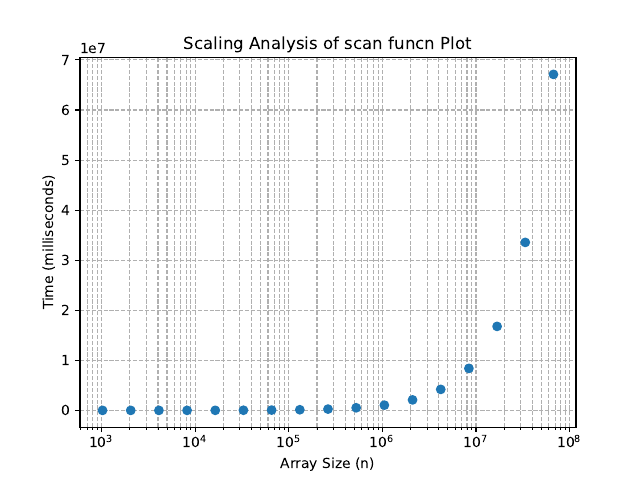

This chart was generated by the following Python code:
import matplotlib.pyplot as plt
from matplotlib.backends.backend_pdf import PdfPages

xticks = []
times = []

with open("task1.out") as f:
    for line in f:
        if "Running with n" in line:
            parts = line.split("=") #taking n value from lines
            if len(parts) >= 2:
                n_value = int(parts[-1].strip())  
                xticks.append(n_value)
        else:
            try:
                times.append(float(line.strip()))  
            except ValueError:
                pass  


if len(xticks) > len(times):
    xticks = xticks[:len(times)] 

with PdfPages("task1.pdf") as pdf:
    plt.plot(xticks, times, "o")
    plt.xlabel("Array Size (n)")
    plt.ylabel("Time (milliseconds)")
    plt.title("Scaling Analysis of scan funcn Plot")
    plt.xscale("log") 
    plt.grid(True, which="both", linestyle="--")
    pdf.savefig()

print("Plot saved as task1.pdf")
